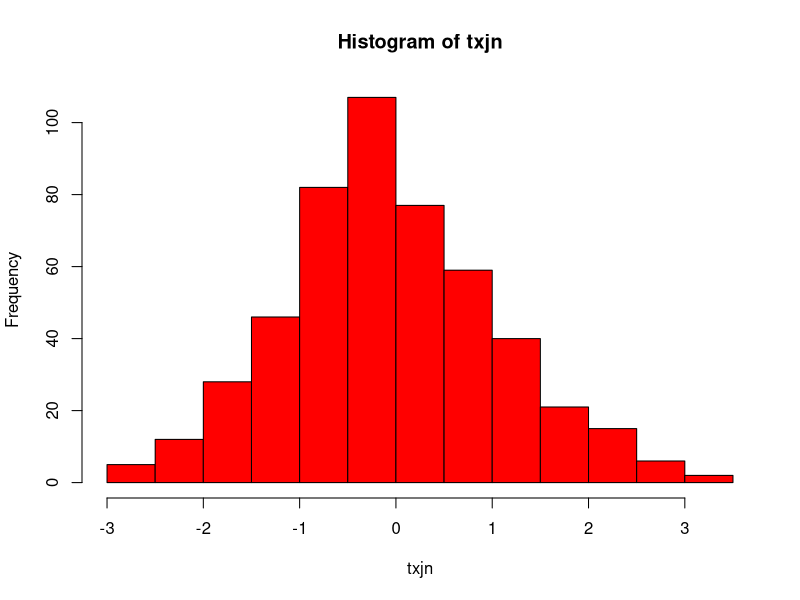
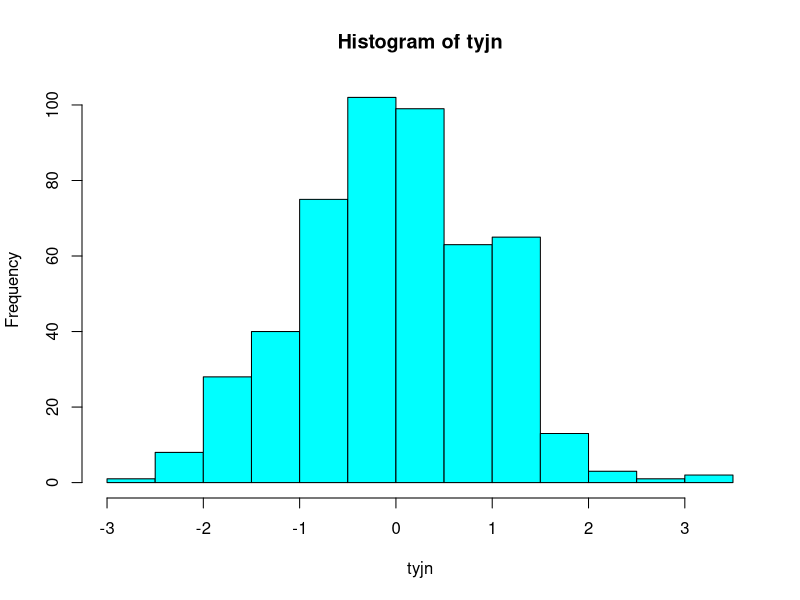
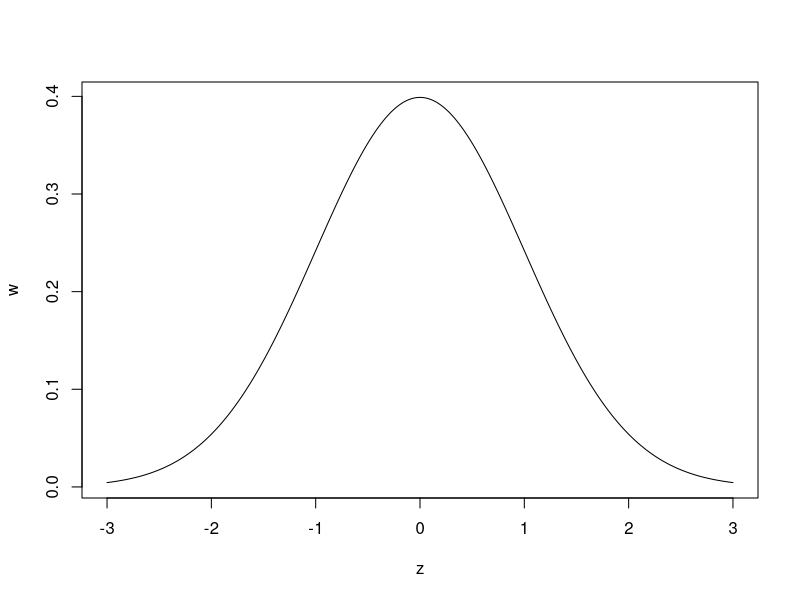
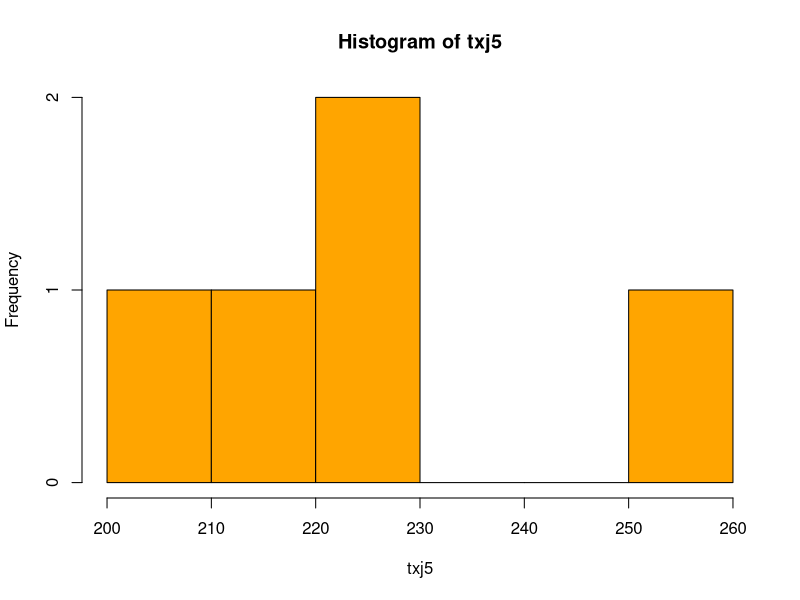
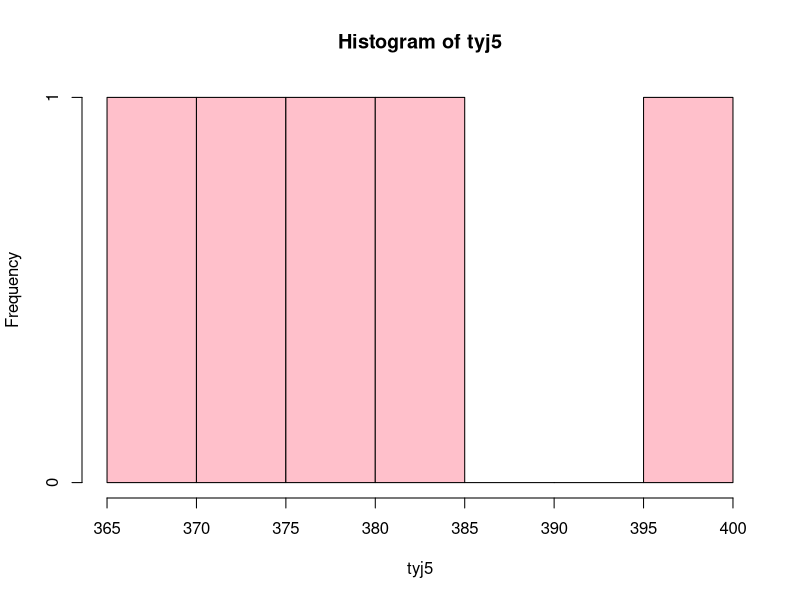
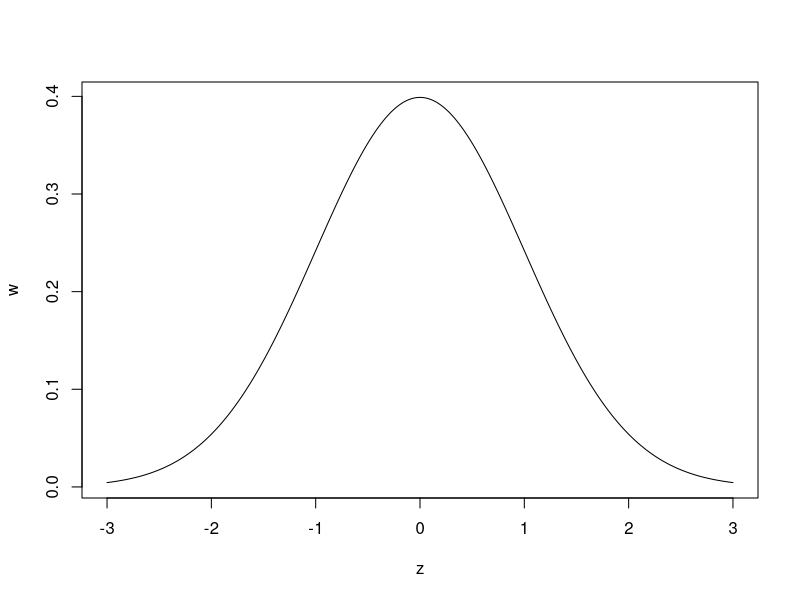

R code for these plots, in order:
rm(list=ls())
x<-matrix(rpois(500*500,1),ncol=500)
y<-matrix(runif(500*500),ncol=500)
n<-500

mxjn<-rowSums(x)/n
myjn<-rowSums(y)/n

txjn<-sqrt(n)*(mxjn-1)
tyjn<-sqrt(n)*((myjn-1/2)/sqrt(1/12))

h1<-hist(txjn,col="red")
h2<-hist(tyjn,col="cyan")

z<-seq(from=-3,to=3,length=500)
w<-dnorm(z)
plot(z,w,type="l",col="black")

p<-5
mxj5<-rowSums(x[1:5,])/p
myj5<-rowSums(y[1:5,])/p

txj5<-sqrt(p)*(mxj5-1)
tyj5<-sqrt(p)*((myj5-1/2)/sqrt(1/12))

h1<-hist(txj5,col="orange")
h2<-hist(tyj5,col="pink")

plot(z,w,type="l",col="black")